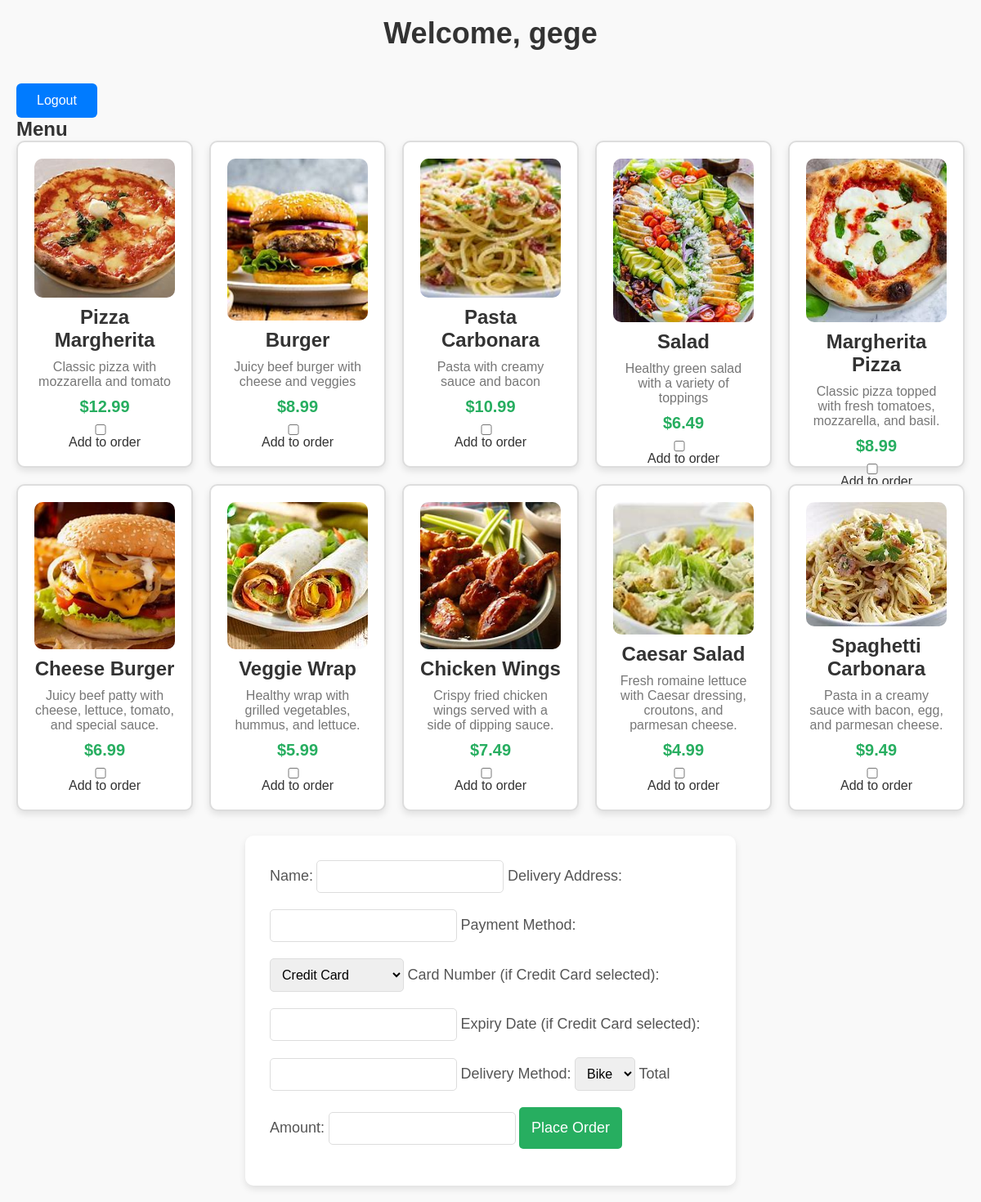
/sd/index.php (signed in), run on the app's committed database.
### tables this page shows
CREATE TABLE `menu_items` (
  `id` int(11) NOT NULL,
  `name` varchar(255) NOT NULL,
  `description` text DEFAULT NULL,
  `price` decimal(10,2) NOT NULL
);

### sd/classes/MenuItem.php (called while the page is built, shortened)
<?php
class MenuItem {
    private $id;
    private $name;
    private $description;
    private $price;
    public function __construct($id, $name, $description, $price) {
        $this->id = $id;
        $this->name = $name;
        $this->description = $description;
        $this->price = $price;
    }
    public static function getMenuItems($conn) {
        $query = "SELECT * FROM menu_items";
        $stmt = $conn->prepare($query);
        $stmt->execute();
        $items = [];
        while ($row = $stmt->fetch(PDO::FETCH_ASSOC)) {
            $items[] = new MenuItem($row['id'], $row['name'], $row['description'], $row['price']);
        }
        return $items;
    }
    public function getId() {
        return $this->id;
    }
    public function getName() {
        return $this->name;
    }
    public function getDescription() {
        return $this->description;
    }
    public function getPrice() {
        return $this->price;
    }
}

### sd/index.php (the view, shortened to what this page needs)
<?php
include_once __DIR__ . '/classes/MenuItem.php';
$database = new Database();
$conn = $database->getConnection();
$menu_items = MenuItem::getMenuItems($conn);
?>
<!DOCTYPE html>
<html lang="en">
<head>
    <link rel="stylesheet" href="assets/css/style.css">
</head>
<body>
    <h1>Welcome, <?php echo $_SESSION['username']; ?></h1>
    <a href="logout.php" class="logout-button">Logout</a>
    <h2>Menu</h2>
    <form method="POST">
        <div class="menu-container">
            <?php
            foreach ($menu_items as $item): ?>
                <div class="menu-item">
                    <img src="assets/images/<?= $item->getId() ?>.jpg" alt="<?= $item->getName() ?>">
                    <h2><?= $item->getName() ?></h2>
                    <p><?= $item->getDescription() ?></p>
                    <p class="price">$<?= number_format($item->getPrice(), 2) ?></p>
                    <input type="checkbox" name="menu_items[<?= $item->getId() ?>]" value="1"> Add to order
                </div>
            <?php endforeach; ?>
        </div>
        <div class="form-container">
            <label for="customer_name">Name:</label>
            <input type="text" id="customer_name" name="customer_name" required>
            <label for="delivery_address">Delivery Address:</label>
            <input type="text" id="delivery_address" name="delivery_address" required>
            <label for="payment_type">Payment Method:</label>
            <select name="payment_type" required>
                <option value="credit_card">Credit Card</option>
            </select>
            <label for="card_number">Card Number (if Credit Card selected):</label>
            <input type="text" id="card_number" name="card_number">
            <label for="expiry_date">Expiry Date (if Credit Card selected):</label>
            <input type="text" id="expiry_date" name="expiry_date">
            <label for="delivery_type">Delivery Method:</label>
            <select name="delivery_type" required>
                <option value="bike">Bike</option>
            </select>
            <label for="total_amount">Total Amount:</label>
            <input type="number" name="total_amount" required>
            <input type="submit" value="Place Order">
        </div>
    </form>
</body>
</html>

### sd/assets/css/style.css (style rules this page uses)
* { margin: 0; padding: 0; box-sizing: border-box; }
body { font-family: Arial, sans-serif; background-color: #f9f9f9; color: #333; padding: 20px; }
h1 { text-align: center; font-size: 36px; margin-bottom: 20px; }
.menu-container { display: grid; grid-template-columns: repeat(5, 1fr); gap: 20px; justify-content: center; margin-bottom: 30px; }
.menu-item { background-color: white; padding: 20px; border: 2px solid #ddd; border-radius: 10px; box-shadow: 0 4px 8px rgba(0, 0, 0, 0.1); text-align: center; position: relative; display: flex; flex-direction: column; justify-content: space-between; height: 400px; transition: transform 0.3s ease; }
.menu-item img { width: 100%; height: 200px; object-fit: cover; border-radius: 10px; margin-bottom: 10px; }
.menu-item h2 { font-size: 24px; color: #333; margin-bottom: 10px; }
.menu-item p { font-size: 16px; color: #777; margin-bottom: 10px; }
.menu-item .price { font-size: 20px; font-weight: bold; color: #27ae60; margin-bottom: 10px; }
.menu-item input[type="checkbox"] { margin-right: 10px; }
.form-container { max-width: 600px; margin: 0 auto; background-color: white; padding: 30px; border-radius: 10px; box-shadow: 0 4px 8px rgba(0, 0, 0, 0.1); }
form { display: flex; flex-direction: column; }
label { font-size: 18px; margin-bottom: 5px; color: #555; }
input[type="text"], input[type="number"], select { padding: 10px; margin-bottom: 20px; font-size: 16px; border: 1px solid #ddd; border-radius: 5px; }
input[type="submit"] { padding: 15px; background-color: #27ae60; color: white; font-size: 18px; border: none; border-radius: 5px; cursor: pointer; transition: background-color 0.3s ease; }
form input[type="checkbox"] { margin-right: 10px; }
a.logout-button { display: inline-block; padding: 12px 25px; background-color: #007bff; color: white; font-size: 16px; text-align: center; text-decoration: none; border-radius: 6px; transition: background-color 0.3s ease, transform 0.3s ease, box-shadow 0.3s ease; margin-top: 20px; }

### data on the page
menu_items: shows a picture, name "Pizza Margherita", description "Classic pizza with mozzarella and tomato", price "12.99"
menu_items: shows a picture, name "Burger", description "Juicy beef burger with cheese and veggies", price "8.99"
menu_items: shows a picture, name "Pasta Carbonara", description "Pasta with creamy sauce and bacon", price "10.99"
menu_items: shows a picture, name "Salad", description "Healthy green salad with a variety of toppings", price "6.49"
menu_items: shows a picture, name "Margherita Pizza", description "Classic pizza topped with fresh tomatoes, mozzarella, and basil.", price "8.99"
menu_items: shows a picture, name "Cheese Burger", description "Juicy beef patty with cheese, lettuce, tomato, and special sauce.", price "6.99"
menu_items: shows a picture, name "Veggie Wrap", description "Healthy wrap with grilled vegetables, hummus, and lettuce.", price "5.99"
menu_items: shows a picture, name "Chicken Wings", description "Crispy fried chicken wings served with a side of dipping sauce.", price "7.49"
menu_items: shows a picture, name "Caesar Salad", description "Fresh romaine lettuce with Caesar dressing, croutons, and parmesan cheese.", price "4.99"
menu_items: shows a picture, name "Spaghetti Carbonara", description "Pasta in a creamy sauce with bacon, egg, and parmesan cheese.", price "9.49"

### other printed values
$_SESSION['username'] "gege"
